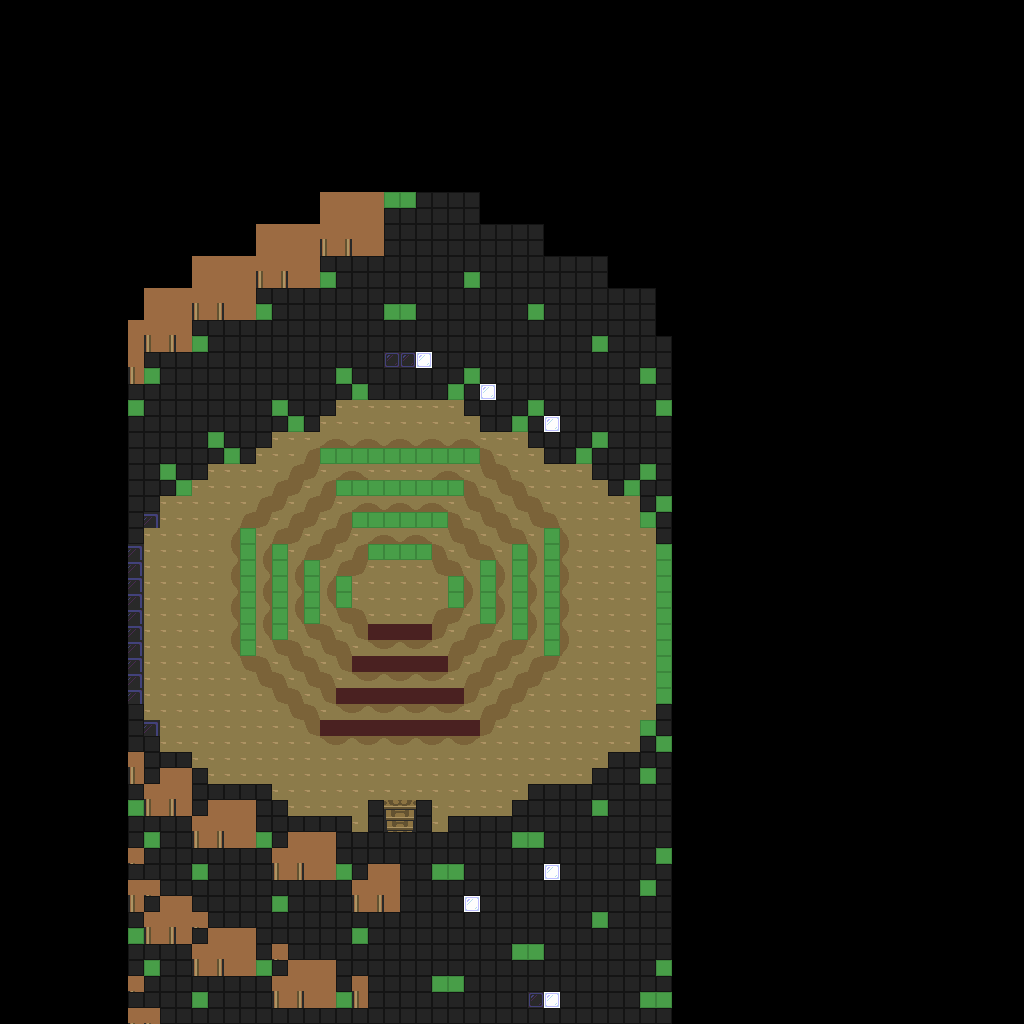

Tiled map render using the project's own tile images. Description and the map definition, with tile-layer contents summarised, below:
An orthogonal 64x64 tile map with 16x16 px tiles, 1 tile layer (base), 1 hidden layer not drawn and 1 object.

<map version="1.10" tiledversion="1.12.1" orientation="orthogonal" renderorder="right-down" width="64" height="64" tilewidth="16" tileheight="16" infinite="0" nextlayerid="3" nextobjectid="2">
 <tileset firstgid="1" source="../classiciphone_pics4.tsx" />
 <layer id="1" name="base" width="64" height="64">
  <data>[4096 cells, 4096 non-empty, 164 distinct tile ids]</data>
 </layer>
 <layer id="2" name="collision" width="64" height="64" visible="0">
  <properties><property name="collision" value="true" /></properties>
  <data>[4096 cells, 3170 non-empty, 1 distinct tile ids]</data>
 </layer>
 <objectgroup id="3" name="npcs">
  <object id="1" x="144.0" y="384.0" width="16" height="16">
   <properties>
    <property name="script" type="string">-- Auto-converted from GraalScript
-- [CLIENT-SIDE — server no-op]
-- if (playerenters) {
-- addtiledef2 intreepics1.png,#L,1344,0;
-- }</property>
   </properties>
  </object>
 </objectgroup>
</map>
